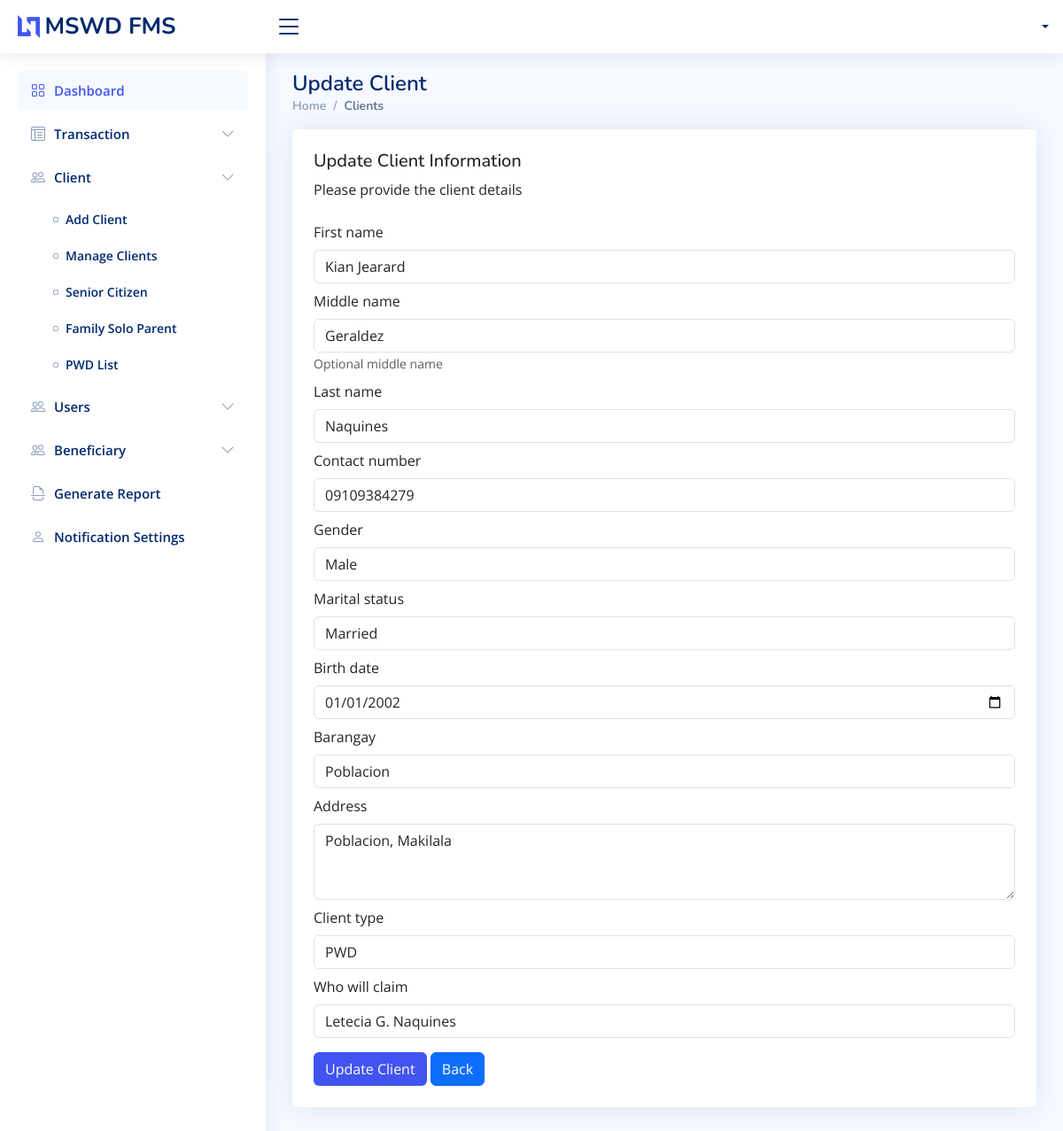
Screenshot of /client/update/3 with the database file from the repository.
### app/models.py (models this page shows, shortened)
class Client(models.Model):
    MARITAL_STATUS = (
        ("Single", "Single"),
        ("Married", "Married"),
        ("Divorced", "Divorced"),
        ("Widowed", "Widowed"),
        ("Annulled", "Annulled"),
    )
    CLIENT_TYPE = (
        ("Senior Citizen", "Senior Citizen"),
        ("Family Solo Parent", "Family Solo Parent"),
        ("PWD", "PWD"),
    )
    first_name = models.CharField(max_length=50, unique=False, db_index=True)
    middle_name = models.CharField(max_length=50, unique=False, db_index=True, blank=True, null=True, help_text="Optional middle name")
    last_name = models.CharField(max_length=50, unique=False, db_index=True)
    contact_number = models.CharField(max_length=50, unique=True, db_index=True)
    gender = models.CharField(
        max_length=10, db_index=True, choices=(("Male", "Male"), ("Female", "Female"))
    )
    marital_status = models.CharField(
        max_length=50, db_index=True, choices=MARITAL_STATUS
    )
    birth_date = models.DateField(auto_now_add=False, null=False, db_index=True)
    barangay = models.CharField(max_length=255, null=False, db_index=True)
    address = models.TextField(max_length=255, null=False)
    client_type = models.CharField(max_length=50, choices=CLIENT_TYPE)
    date_added = models.DateTimeField(auto_now_add=True)
    who_will_claim = models.CharField(max_length=255, null=True, blank=True)
    class Meta:
        verbose_name = 'Client'
        verbose_name_plural = 'Clients'

### app/views.py (the view, shortened to what this page needs)
# urls.py: path('client/update/<int:pk>', UpdateClientView.as_view(), name='update_client'),
class UpdateClientView(UpdateView):
    pk_url_kwarg = "pk"
    model = Client
    template_name = "update_templates/clients.html"
    form_class = UpdateClientForm
    success_url = reverse_lazy("client")
    def get_context_data(self, **kwargs) -> dict[str, Any]:
        return super().get_context_data(**kwargs)

### app/forms.py
class UpdateClientForm(forms.ModelForm):
    def __init__(self, *args, **kwargs):
        super().__init__(*args, **kwargs)
        for field in self.fields.values():
            field.widget.attrs.update({'class': 'form-control'})
    class Meta:
        model = Client
        fields = '__all__'
        widgets = {
            'birth_date': forms.DateInput(attrs={'type': 'date'}),
            'address': forms.Textarea(attrs={'rows': 3}),
        }

### app/templates/update_templates/clients.html (shortened to what this page needs)
{% extends './../includes/base.html' %}
{% block content %}
<div class="pagetitle">
    <h1>Update Client</h1>
    <nav>
        <ol class="breadcrumb">
            <li class="breadcrumb-item">
                <a href="{% url 'dashboard' %}">Home</a>
            </li>
            <li class="breadcrumb-item active">Clients</li>
        </ol>
    </nav>
</div>
<section class="section">
    <div class="row">
        <div class="col-lg-12">
            <div class="card">
                <div class="card-body p-4">
                    <h5>Update Client Information</h5>
                    <p>Please provide the client details</p>
                    <form method="post">
                        {% for input in form %}
                        <div class="form-group">
                            <label for="{{ input.id_for_label }}" class="form-label mt-2">
                                {{ input.label }}
                            </label>
                            {{ input }}
                            <small class="text-muted">{{ input.help_text }}</small>
                        </div>
                        {% endfor %}
                        <div class="form-group mt-3">
                            <input type="submit" value="Update Client" class="btn bg-custom btn-md">
                            <input type="button" value="Back" onclick="goBack()" class="btn btn-primary btn-md">
                        </div>
                    </form>
                </div>
            </div>
        </div>
    </div>
</section>
{% endblock %}

### static/assets/css/style.css (style rules this page uses)
:root { scroll-behavior: smooth; }
body { font-family: "Open Sans", sans-serif; background: #f6f9ff; color: #444444; }
a { color: #4154f1; text-decoration: none; }
h1, h2, h3, h4, h5, h6 { font-family: "Nunito", sans-serif; }
.pagetitle { margin-bottom: 10px; }
.pagetitle h1 { font-size: 24px; margin-bottom: 0; font-weight: 600; color: #012970; }
.card { margin-bottom: 30px; border: none; border-radius: 5px; box-shadow: 0px 0 30px rgba(1, 41, 112, 0.1); }
.card-body { padding: 0 20px 20px 20px; }
.breadcrumb { font-size: 14px; font-family: "Nunito", sans-serif; color: #899bbd; font-weight: 600; }
.breadcrumb a { color: #899bbd; transition: 0.3s; }
.breadcrumb .breadcrumb-item::before { color: #899bbd; }
.breadcrumb .active { color: #51678f; font-weight: 600; }

### app/templates/includes/base.html (style rules this page uses)
.bg-custom { background-color: #4154f1 !important; color: #ffffff !important; }

### rows the page displays
Client: form "Kian Jearard" "Geraldez" "Naquines" "09109384279" "Male" "Married" "01/01/2002" "Poblacion" "Poblacion, Makilala" "PWD" "Letecia G. Naquines"

### other values shown
{{ input.label }} "First name" "Middle name" "Last name" "Contact number" "Gender" "Marital status" "Birth date" "Barangay" "Address" "Client type" "Who will claim"
{{ input.help_text }} "Optional middle name"
